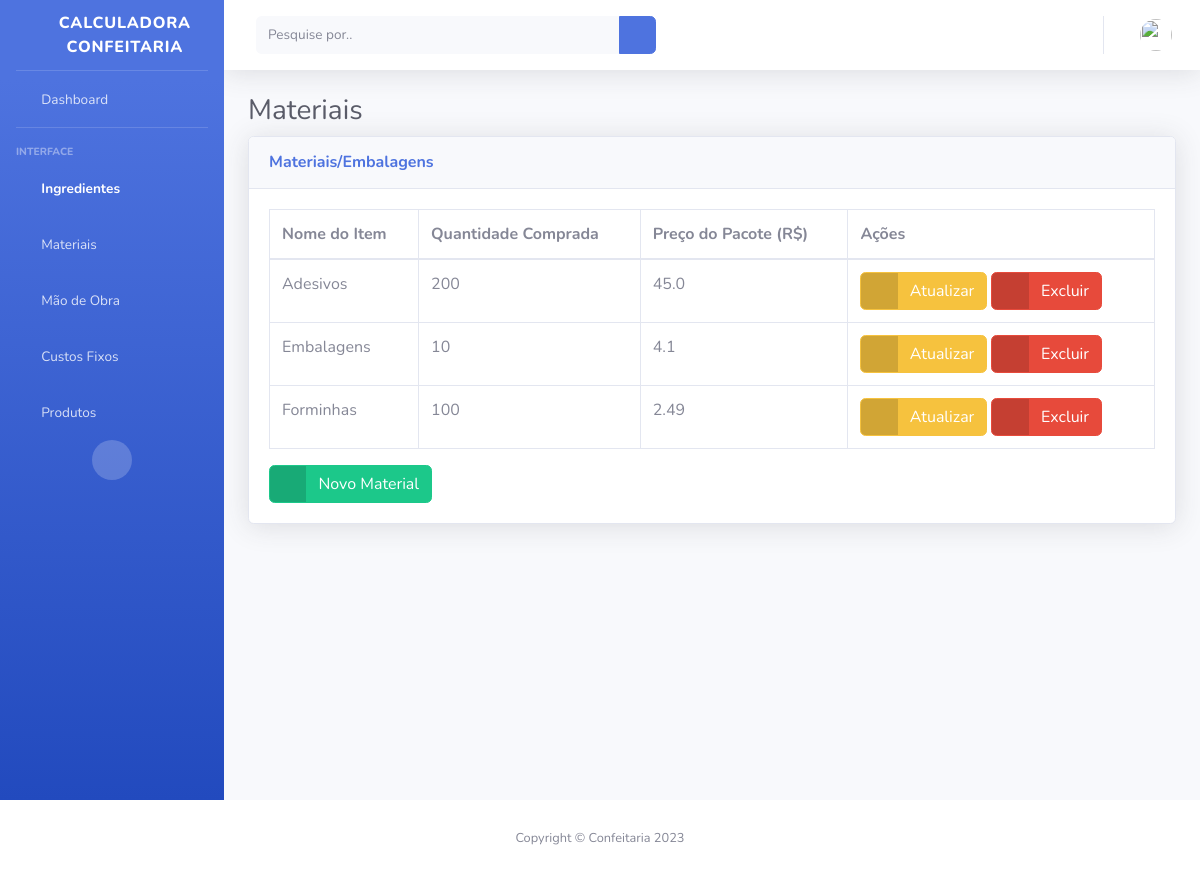
Screenshot of /material-list (signed in) with the database file from the repository.
### myapp/models.py (models this page shows, shortened)
class Material(models.Model):
    user = models.ForeignKey(CustomUser, blank=True, on_delete=models.CASCADE)
    name = models.CharField(_("Nome do Item:"), db_column='name', max_length=100, blank=False)
    quantity = models.IntegerField(
        _("Quantidade Comprada:"), db_column='quantity', blank=False)
    price = models.FloatField(_("(R$) Preço do Pacote de Embalagem:"), db_column='price', blank=False)
    class Meta:
        ordering = ["name"]

### myapp/views.py (the view)
# urls.py: path('material-list', views.materialList, name='material-list'),
@login_required
def materialList(request):
    current_user = request.user
    materials = current_user.material_set.all()
    return render(request, "material-list.html", {'materials': materials})

### myapp/templates/material-list.html
{% extends "base.html" %}
{% block content %}
<h1 class="h3 mb-2 text-gray-800">Materiais</h1>
<div class="card shadow mb-4">
<div class="card-header py-3">
    <h6 class="m-0 font-weight-bold text-primary">Materiais/Embalagens</h6>
</div>
<div class="card-body">
    <div class="table-responsive">
        <table class="table table-bordered" id="dataTable" width=100%" cellspacing="0">
            <thead>
                <tr>
                    <th scope="col">Nome do Item</th>
                    <th scope="col">Quantidade Comprada</th>
                    <th scope="col">Preço do Pacote (R$)</th>
                    <th scope="col">Ações</th>
                </tr>
            </thead>
            <tbody>
                {% for material in materials %}
                <tr>
                    <td>{{ material.name }}</td>
                    <td>{{ material.quantity }}</td>
                    <td>{{ material.price }}</td>
                    <td>
                        <a href="/material-update/{{ material.id }}" class="btn btn-warning btn-icon-split">
                                    <span class="icon text-white-50">
                                        <i class="fas fa-edit"></i>
                                    </span>
                                    <span class="text">Atualizar</span>
                        </a>
                        <a href="/material-delete/{{ material.id }}" class="btn btn-danger btn-icon-split">
                                    <span class="icon text-white-50">
                                        <i class="fas fa-trash"></i>
                                    </span>
                                    <span class="text">Excluir</span>
                        </a>
                    </td>
                </tr>
                {% endfor %}
            </tbody>
        </table>
        <a href="{%url 'material-create' %}" class="btn btn-success btn-icon-split">
                <span class="icon text-white-50">
                <i class="fas fa-plus"></i>
                </span>
                <span class="text">Novo Material</span>
        </a>
    </div>
</div>
</div>
{% endblock %}

### rows the page displays
Material: name "Adesivos", quantity "200", price "45.0"
Material: name "Embalagens", quantity "10", price "4.1"
Material: name "Forminhas", quantity "100", price "2.49"
